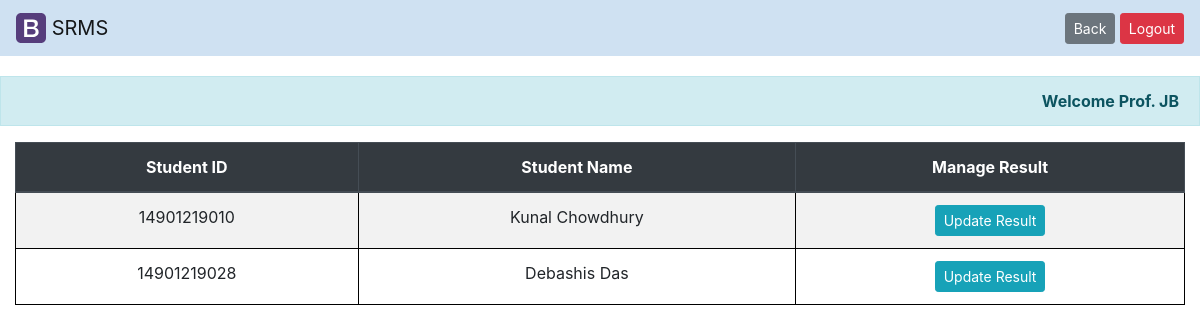
The page /teacher/dashboard.php (signed in) on the database its author committed.
### tables this page shows
create table stu_details (roll bigint, course varchar(10), email varchar(50), name varchar(50), password varchar(30));

### teacher/dashboard.php (the view, shortened to what this page needs)
<!DOCTYPE html>
<html lang="en">
<head>
	<link rel="stylesheet" href="https://cdn.jsdelivr.net/npm/bootstrap@4.6.1/dist/css/bootstrap.min.css">
	<link rel="stylesheet" type="text/css" href="../css/teacher.css">
</head>
<body>
	<?php include_once("nav.php"); ?>
	<div class="alert alert-info"><strong>Welcome <?php echo $_SESSION['name']; ?></strong></div>
	<div class="container">
		<div class="table-responsive">
		    <table class="table table-bordered table-striped table-hover table-condensed">
		    	<thead class="thead-dark"><tr><th>Student ID</th><th>Student Name</th><th>Manage Result</th></tr></thead>
				<tbody>
				<?php
					include_once("../common/super_common.php");
					$result = mysqli_query($con,"select * from stu_details where course='".$_SESSION['ca']."'");
					while($row=mysqli_fetch_assoc($result))
						echo "<tr><td>".$row['roll']."</td><td>".$row['name']."</td><td><a href='moredetails.php?roll=".$row['roll']."' class='btn btn-info btn-sm'>Update Result</a></td></tr>";
				?>
				</tbody>
			</table>
		</div>
	</div>
</body>
</html>

### teacher/nav.php
<?php
echo "<div class='navbar navbar-light bg-light' style='margin-bottom:20px;background-color:#cfe1f2 !important;'>
	<a class='navbar-brand'><img src='../css/bootstrap-solid.svg' height='30' class='d-inline-block align-top'> SRMS</a>
	<div class='my-sm-0'>
		<a id='back'><button type='button' class='btn btn-secondary btn-sm'>Back</button></a>
		<a href='../logout.php'><button type='button' class='btn btn-danger btn-sm'>Logout</button></a>
	</div>
</div>";
?>

### css/teacher.css (style rules this page uses)
.container { max-width: 100% !important; }
tr { text-align: center; }
td { border: 1px solid black !important; }
.alert { margin-top:10px; border-radius:0px; text-align:right; }

### rows shown on the page
stu_details: roll "14901219010", name "Kunal Chowdhury"
stu_details: roll "14901219028", name "Debashis Das"

### other values the page prints
$_SESSION['name'] "Prof. JB"
